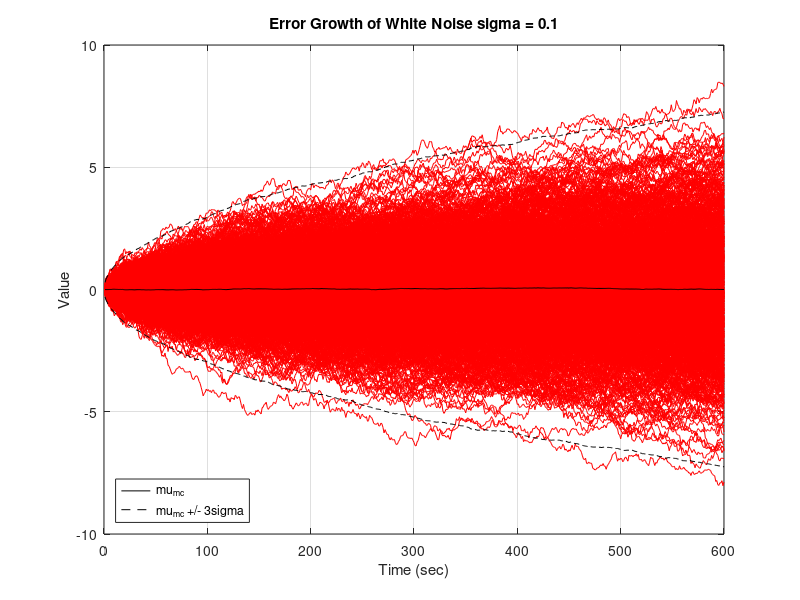
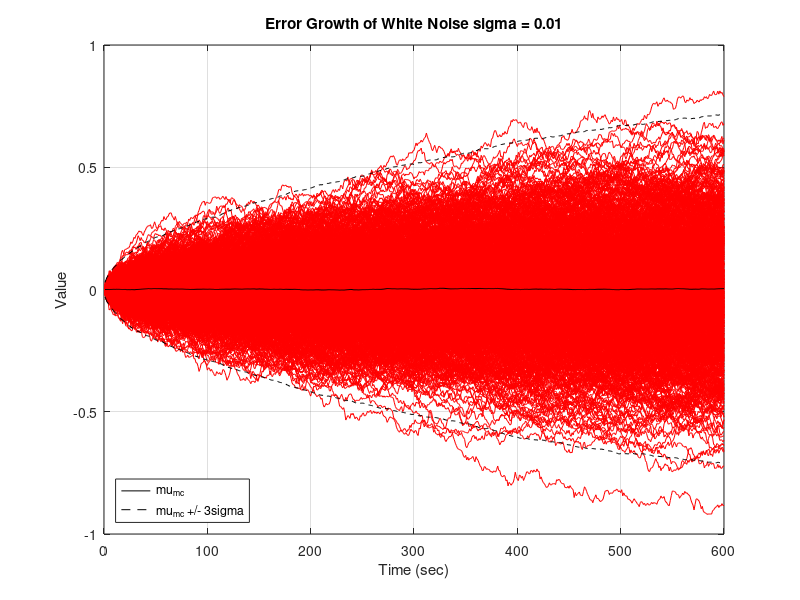
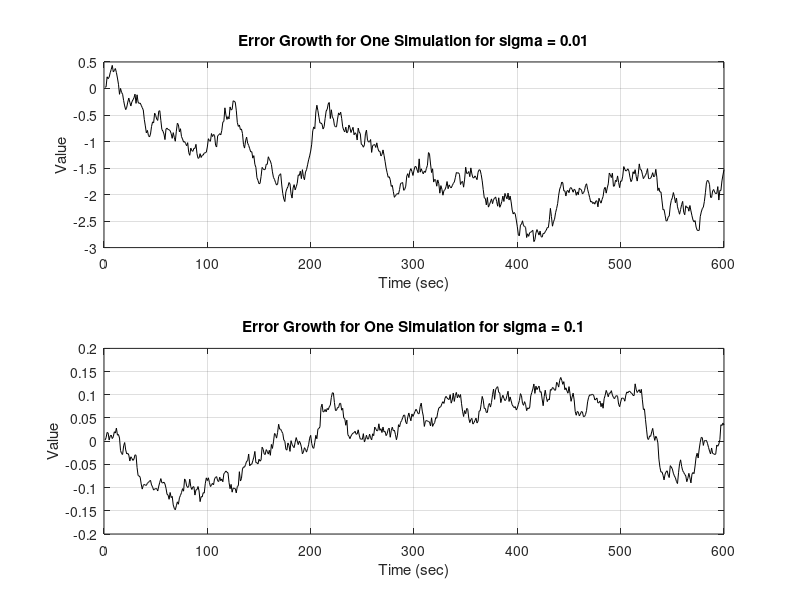

Write MATLAB code to recreate these figures, in order. (Note: a time limit stopped this script after it produced the figures.)
clear;clc;close all

%% Question 2 - Part A
sims = 1000;
time = 600;

sigma_1 = 0.1;
sigma_2 = 0.01;

for i = 1 : sims
    x1(i,:) = sigma_1*randn(1);
    x2(i,:) = sigma_2*randn(1);
    for t = 1:time-1
        x1(i,t+1) = sigma_1*randn(1) + x1(i,t);
        x2(i,t+1) = sigma_2*randn(1) + x2(i,t);
    end
end

MC_mean1 = mean(x1);
MC_var1 = var(x1);

MC_mean2 = mean(x2);
MC_var2 = var(x2);

plot(1:time,x1,'r')
hold on
grid on 
mu = plot(1:time,MC_mean1,'k');
sig = plot(1:time,MC_mean1+3*sqrt(MC_var1),'k--');
plot(1:time,MC_mean1-3*sqrt(MC_var1),'k--')
title("Error Growth of White Noise \sigma = 0.1")
legend([mu,sig], "\mu_{mc}", "\mu_{mc} +/- 3\sigma","Location","southwest")
xlabel("Time (sec)")
ylabel("Value")

figure
plot(1:time,x2,'r')
hold on
grid on 
mu = plot(1:time,MC_mean2,'k');
sigma = plot(1:time,MC_mean2+3*sqrt(MC_var2),'k--');
plot(1:time,MC_mean2-3*sqrt(MC_var2),'k--')
title("Error Growth of White Noise \sigma = 0.01")
legend([mu,sig], "\mu_{mc}", "\mu_{mc} +/- 3\sigma","Location","southwest")
xlabel("Time (sec)")
ylabel("Value")

figure
subplot(2,1,1)
plot(1:600,x1(1,:),"k")
grid on
title("Error Growth for One Simulation for \sigma = 0.01")
xlabel("Time (sec)")
ylabel("Value")
subplot(2,1,2)
plot(1:600,x2(1,:),"k")
grid on
title("Error Growth for One Simulation for \sigma = 0.1")
xlabel("Time (sec)")
ylabel("Value")


sigma_f1 = sigma_1*1*sqrt([1:600]);
sigma_f2 = sigma_2*1*sqrt([1:600]);

figure
subplot(2,1,1)
plot(1:600,sqrt(MC_var1),"k")
hold on 
grid on 
plot(1:600,sigma_f1,"--")
title("Error Growth Model vs. Monte-Carlo Results for \sigma = 0.1")
legend(["\sigma_{mc}" "\sigma_f_{w_1}"],"Location","southeast")
xlabel("Time (sec)")
ylabel("Value")
subplot(2,1,2)
plot(1:600,sqrt(MC_var2),"k")
hold on 
grid on 
plot(1:600,sigma_f2,"--")
title("Error Growth Model vs. Monte-Carlo Results for \sigma = 0.01")
legend(["\sigma_{mc}" "\sigma_f_{w_2}"],"Location","southeast")
xlabel("Time (sec)")
ylabel("Value")

%% Question 2 - Part B

figure
sgtitle("Histograms of Monte-Carlo Results for \sigma = 0.1")
subplot(2,2,1)
histogram(MC_mean1(1:150))
title("Time = 1 - 150")
subplot(2,2,2)
histogram(MC_mean1(151:300))
title("Time = 151 - 300")
subplot(2,2,3)
histogram(MC_mean1(301:450))
title("Time = 301 - 450")
subplot(2,2,4)
histogram(MC_mean1(451:600))
title("Time = 451 - 600")

figure
sgtitle("Histograms of Monte-Carlo Results for \sigma = 0.01")
subplot(2,2,1)
histogram(MC_mean2(1:150))
title("Time = 1 - 150")
subplot(2,2,2)
histogram(MC_mean2(151:300))
title("Time = 151 - 300")
subplot(2,2,3)
histogram(MC_mean2(301:450))
title("Time = 301 - 450")
subplot(2,2,4)
histogram(MC_mean2(451:600))
title("Time = 451 - 600")

%% Question 2 - Part C

tau = [1 100];
sigma = [0.1 0.01];
sims = 1000;
time = 600;
dt = 1;

for i = 1 : length(tau)
    for j = 1 : length(sigma)
        for idx = 1 : sims
        
            x(1,idx) = 0;
        
            for t = 1 : time/dt
                
                x_dot(t,idx) = -(1/tau(i))*x(t,idx) + sigma(j)*randn(1);
                x(t+1,idx)   = x(t,idx) + x_dot(t,idx)*dt;
        
            end   
        end

        X(i,j) = {x};
        MC_mean(i,j) = {mean(x')};
        MC_std(i,j)  = {std(x')};

        figure
        plot(0:dt:time,x,'.r')
        hold on 
        grid on
        MU  = plot(0:dt:time,mean(x'),"k");
        SIG = plot(0:dt:time,mean(x') + 3*std(x'),"k--");
        plot(0:dt:time,mean(x') - 3*std(x'),"k--")
        title({"Monte-Carlo Results","Sigma: " + string(sigma(j)) + " & Tau: " + string(tau(i))})
        legend([MU,SIG],["\mu_{MC}","\mu_{MC} +/- 3\sigma_{MC}"])

        A = (1 - dt/tau(i));
        sig_x = sigma(j)*dt*sqrt((A.^(2*(0:dt:time))-1)/(A^2-1));

        figure
        plot(0:dt:time,std(x'),'r.')
        hold on
        grid on
        plot(0:dt:time,sig_x,'k')
        title({"Monte-Carlo & Markov Comparison","Sigma: " + string(sigma(j)) + " & Tau: " + string(tau(i))})
        legend(["\sigma_{MC}","\sigma_{x}"])
    end
end
